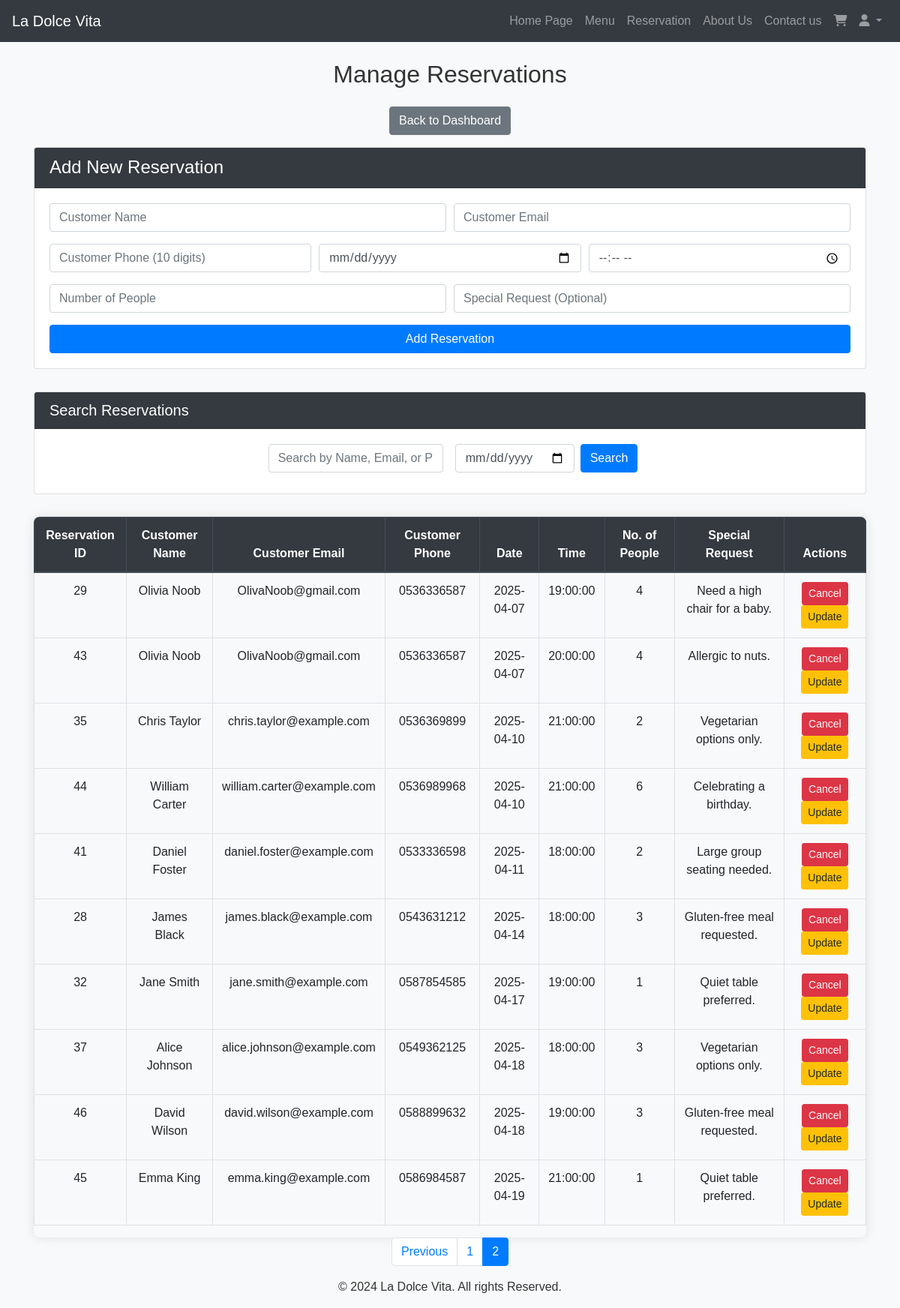
The app's page /index.php?page=admin_manage_reservations&p=2 (signed in) with its own data.
### tables this page shows
CREATE TABLE IF NOT EXISTS `reservations` (
  `ReservationID` int NOT NULL AUTO_INCREMENT,
  `CustomerName` varchar(255) NOT NULL,
  `CustomerEmail` varchar(255) NOT NULL,
  `CustomerPhone` varchar(255) NOT NULL,
  `ReservationDate` date NOT NULL,
  `ReservationTime` time NOT NULL,
  `NumberOfPeople` int NOT NULL,
  `SpecialRequest` text,
  `CreatedAt` timestamp NULL DEFAULT CURRENT_TIMESTAMP,
  PRIMARY KEY (`ReservationID`)
);

### src/controller/admin/ReservationsManagement.php (the view, shortened to what this page needs)
<?php
require_once realpath(__DIR__ . '/../../../config/config.php');
require_once realpath(__DIR__ . '/../../../utils/utils.php');
$p = isset($_GET['p']) ? (int)$_GET['p'] : 1;
$limit = 10;
$offset = ($p - 1) * $limit;
$search_query = "";
$date_filter = "";
$whereClause = " WHERE 1=1 ";
$paramTypes = "";
$params = [];
$count_query = "SELECT COUNT(*) as total FROM reservations" . $whereClause;
$stmt_count = $mysqli->prepare($count_query);
$stmt_count->execute();
$result_count = $stmt_count->get_result();
$row_count = $result_count->fetch_assoc();
$total = $row_count['total'];
$totalPages = ceil($total / $limit);
$filter_query = "SELECT * FROM reservations" . $whereClause . " ORDER BY ReservationDate ASC, ReservationTime ASC LIMIT ? OFFSET ?";
$paramTypes .= "ii";
$params[] = $limit;
$params[] = $offset;
$stmt = $mysqli->prepare($filter_query);
$stmt->bind_param($paramTypes, ...$params);
$stmt->execute();
$result = $stmt->get_result();
$baseUrl = "index.php?page=admin_manage_reservations&";
?>
<!DOCTYPE html>
<html lang="en">
<head>
    <link rel="stylesheet" href="https://stackpath.bootstrapcdn.com/bootstrap/4.5.2/css/bootstrap.min.css">
    <link rel="stylesheet" href="https://cdnjs.cloudflare.com/ajax/libs/font-awesome/5.15.4/css/all.min.css">
    <link rel="stylesheet" href="/assets/css/styles.css">
</head>
<body>
    <header id="navbar">
        <?php require_once realpath(__DIR__ . '/../../views/header.php'); ?>
    </header>
    <div class="container mt-4">
        <h2 class="text-center mb-4">Manage Reservations</h2>
        <div class="text-center mb-3">
            <a href="index.php?page=admin_dashboard" class="btn btn-secondary">Back to Dashboard</a>
        </div>
        <div class="card">
            <div class="card-header">
                <h4 class="mb-0">Add New Reservation</h4>
            </div>
            <div class="card-body">
                <form action="index.php?page=admin_manage_reservations" method="POST">
                    <div class="form-row">
                        <div class="form-group col-md-6">
                            <input type="text" name="name" class="form-control" placeholder="Customer Name" required>
                        </div>
                        <div class="form-group col-md-6">
                            <input type="email" name="email" class="form-control" placeholder="Customer Email" required>
                        </div>
                    </div>
                    <div class="form-row">
                        <div class="form-group col-md-4">
                            <input type="tel" name="phone" class="form-control" placeholder="Customer Phone (10 digits)" required>
                        </div>
                        <div class="form-group col-md-4">
                            <input type="date" name="date" class="form-control" required>
                        </div>
                        <div class="form-group col-md-4">
                            <input type="time" name="time" class="form-control" required>
                        </div>
                    </div>
                    <div class="form-row">
                        <div class="form-group col-md-6">
                            <input type="number" name="people" class="form-control" placeholder="Number of People" required>
                        </div>
                        <div class="form-group col-md-6">
                            <input type="text" name="request" class="form-control" placeholder="Special Request (Optional)">
                        </div>
                    </div>
                    <button type="submit" name="add_reservation" class="btn btn-primary btn-block">Add Reservation</button>
                </form>
            </div>
        </div>
        <div class="card">
            <div class="card-header">
                <h5 class="mb-0">Search Reservations</h5>
            </div>
            <div class="card-body">
                <form action="index.php" method="GET" class="form-inline justify-content-center">
                    <div class="form-group mx-sm-2 mb-2">
                        <input type="text" name="search" class="form-control" placeholder="Search by Name, Email, or Phone" value="<?php echo htmlspecialchars($search_query); ?>">
                    </div>
                    <div class="form-group mx-sm-2 mb-2">
                        <input type="date" name="filter_date" class="form-control" value="<?php echo htmlspecialchars($date_filter); ?>">
                    </div>
                    <button type="submit" class="btn btn-primary mb-2">Search</button>
                </form>
            </div>
        </div>
        <div class="table-container">
            <div class="table-responsive">
                <table class="table table-hover table-bordered text-center">
                    <thead class="thead-dark">
                        <tr>
                            <th scope="col">Reservation ID</th>
                            <th scope="col">Customer Name</th>
                            <th scope="col">Customer Email</th>
                            <th scope="col">Customer Phone</th>
                            <th scope="col">Date</th>
                            <th scope="col">Time</th>
                            <th scope="col">No. of People</th>
                            <th scope="col">Special Request</th>
                            <th scope="col">Actions</th>
                        </tr>
                    </thead>
                    <tbody>
                        <?php
                        if ($result && mysqli_num_rows($result) > 0) {
                            while ($row = $result->fetch_assoc()) {
                                echo "<tr>";
                                echo "<td>" . htmlspecialchars($row['ReservationID']) . "</td>";
                                echo "<td>" . htmlspecialchars($row['CustomerName']) . "</td>";
                                echo "<td>" . htmlspecialchars($row['CustomerEmail']) . "</td>";
                                echo "<td>" . htmlspecialchars($row['CustomerPhone']) . "</td>";
                                echo "<td>" . htmlspecialchars($row['ReservationDate']) . "</td>";
                                echo "<td>" . htmlspecialchars($row['ReservationTime']) . "</td>";
                                echo "<td>" . htmlspecialchars($row['NumberOfPeople']) . "</td>";
                                echo "<td>" . htmlspecialchars($row['SpecialRequest']) . "</td>";
                                echo "<td>
                                        <form action='index.php?page=admin_manage_reservations' method='POST' class='d-inline' onsubmit=\"return confirm('Are you sure you want to cancel this reservation?');\">
                                            <input type='hidden' name='reservation_id' value='" . htmlspecialchars($row['ReservationID']) . "'>
                                            <button type='submit' name='cancel_reservation' class='btn btn-danger btn-sm'>Cancel</button>
                                        </form>
                                        <button class='btn btn-warning btn-sm' data-toggle='modal' data-target='#editReservationModal" . htmlspecialchars($row['ReservationID']) . "'>Update</button>
                                        <div class='modal fade' id='editReservationModal" . htmlspecialchars($row['ReservationID']) . "' tabindex='-1' role='dialog'>
                                                            <input type='hidden' name='reservation_id' value='" . htmlspecialchars($row['ReservationID']) . "'>
                                                                <input type='text' name='name' class='form-control' value='" . htmlspecialchars($row['CustomerName']) . "' required>
                                                                <input type='email' name='email' class='form-control' value='" . htmlspecialchars($row['CustomerEmail']) . "' required>
                                                                <input type='tel' name='phone' class='form-control' value='" . htmlspecialchars($row['CustomerPhone']) . "' required>
                                                                <input type='date' name='date' class='form-control' value='" . htmlspecialchars($row['ReservationDate']) . "' required>
                                                                <input type='time' name='time' class='form-control' value='" . htmlspecialchars($row['ReservationTime']) . "' required>
                                                                <input type='number' name='people' class='form-control' value='" . htmlspecialchars($row['NumberOfPeople']) . "' required>
                                                                <input type='text' name='request' class='form-control' value='" . htmlspecialchars($row['SpecialRequest']) . "'>
                                        </div>
                                      </td>";
                                echo "</tr>";
                            }
                        } else {
                            echo "<tr><td colspan='9'>No reservations found.</td></tr>";
                        }
                        ?>
                    </tbody>
                </table>
            </div>
        </div>
        <?php echo generatePaginationLinks($p, $totalPages, $baseUrl); ?>
    </div>
    <footer class="footer">
        <div class="container text-center">
            <p>&copy; 2024 La Dolce Vita. All rights Reserved. </p>
        </div>
    </footer>
</body>
</html>

### assets/css/styles.css (style rules this page uses)
* { margin: 0; padding: 0; box-sizing: border-box; }
body { font-family: 'Arial', sans-serif; color: #333; }

### src/controller/admin/ReservationsManagement.php (style rules this page uses)
body { background-color: #f8f9fa; }
.card-header { background-color: #343a40; color: #fff; }
.card { margin-bottom: 30px; }
.table-container { margin-top: 30px; }
.table-responsive { box-shadow: 0 0 15px rgba(0,0,0,0.1); border-radius: 8px; }

### records on screen
reservations: ReservationID "29", CustomerName "Olivia Noob", CustomerEmail "OlivaNoob@gmail.com", CustomerPhone "0536336587", ReservationDate "2025-04-07", ReservationTime "19:00:00", NumberOfPeople "4", SpecialRequest "Need a high chair for a baby."
reservations: ReservationID "43", CustomerName "Olivia Noob", CustomerEmail "OlivaNoob@gmail.com", CustomerPhone "0536336587", ReservationDate "2025-04-07", ReservationTime "20:00:00", NumberOfPeople "4", SpecialRequest "Allergic to nuts."
reservations: ReservationID "35", CustomerName "Chris Taylor", CustomerEmail "chris.taylor@example.com", CustomerPhone "0536369899", ReservationDate "2025-04-10", ReservationTime "21:00:00", NumberOfPeople "2", SpecialRequest "Vegetarian options only."
reservations: ReservationID "44", CustomerName "William Carter", CustomerEmail "william.carter@example.com", CustomerPhone "0536989968", ReservationDate "2025-04-10", ReservationTime "21:00:00", NumberOfPeople "6", SpecialRequest "Celebrating a birthday."
reservations: ReservationID "41", CustomerName "Daniel Foster", CustomerEmail "daniel.foster@example.com", CustomerPhone "0533336598", ReservationDate "2025-04-11", ReservationTime "18:00:00", NumberOfPeople "2", SpecialRequest "Large group seating needed."
reservations: ReservationID "28", CustomerName "James Black", CustomerEmail "james.black@example.com", CustomerPhone "0543631212", ReservationDate "2025-04-14", ReservationTime "18:00:00", NumberOfPeople "3", SpecialRequest "Gluten-free meal requested."
reservations: ReservationID "32", CustomerName "Jane Smith", CustomerEmail "jane.smith@example.com", CustomerPhone "0587854585", ReservationDate "2025-04-17", ReservationTime "19:00:00", NumberOfPeople "1", SpecialRequest "Quiet table preferred."
reservations: ReservationID "37", CustomerName "Alice Johnson", CustomerEmail "alice.johnson@example.com", CustomerPhone "0549362125", ReservationDate "2025-04-18", ReservationTime "18:00:00", NumberOfPeople "3", SpecialRequest "Vegetarian options only."
reservations: ReservationID "46", CustomerName "David Wilson", CustomerEmail "david.wilson@example.com", CustomerPhone "0588899632", ReservationDate "2025-04-18", ReservationTime "19:00:00", NumberOfPeople "3", SpecialRequest "Gluten-free meal requested."
reservations: ReservationID "45", CustomerName "Emma King", CustomerEmail "emma.king@example.com", CustomerPhone "0586984587", ReservationDate "2025-04-19", ReservationTime "21:00:00", NumberOfPeople "1", SpecialRequest "Quiet table preferred."
